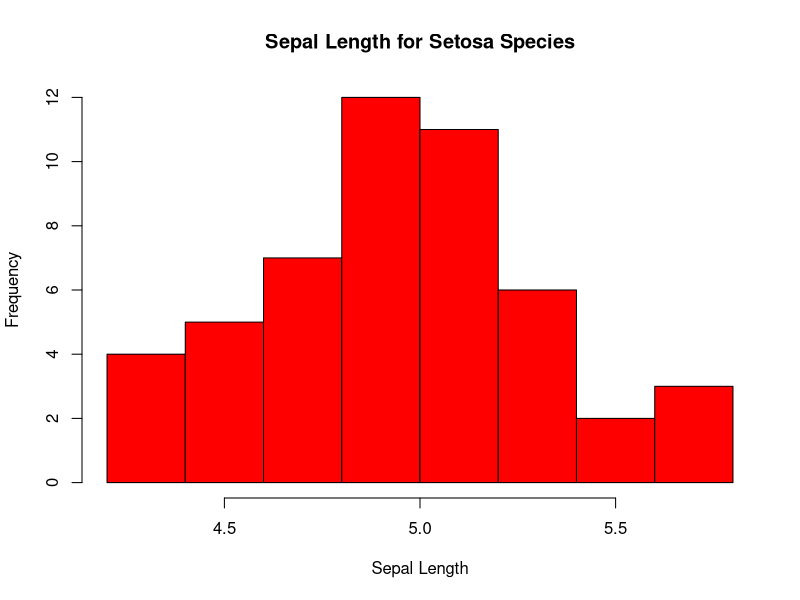
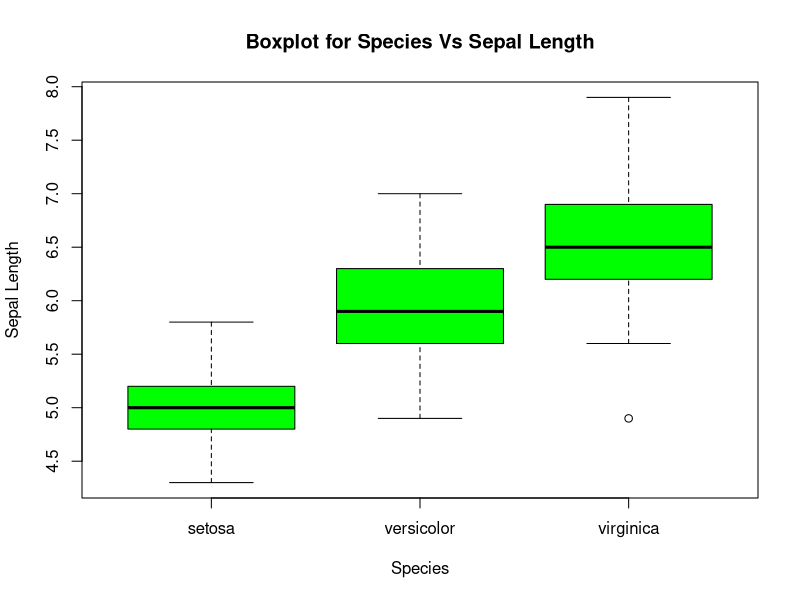
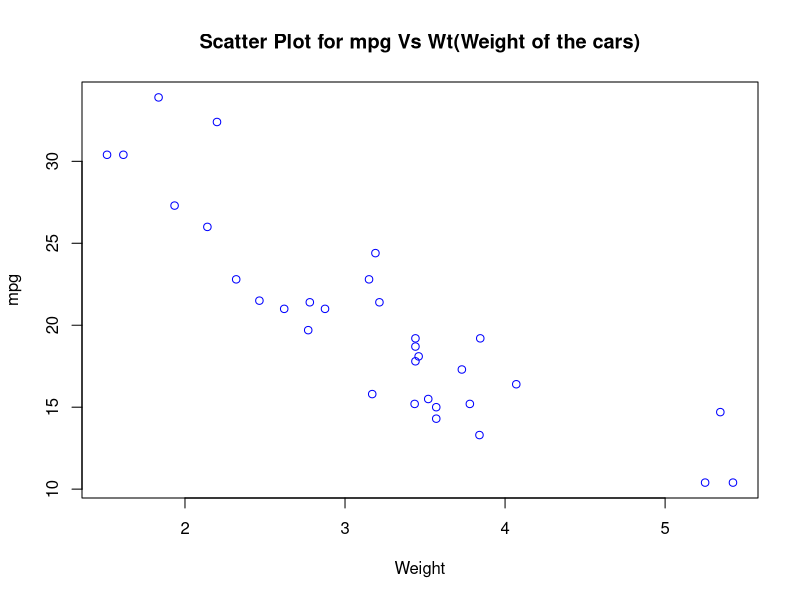
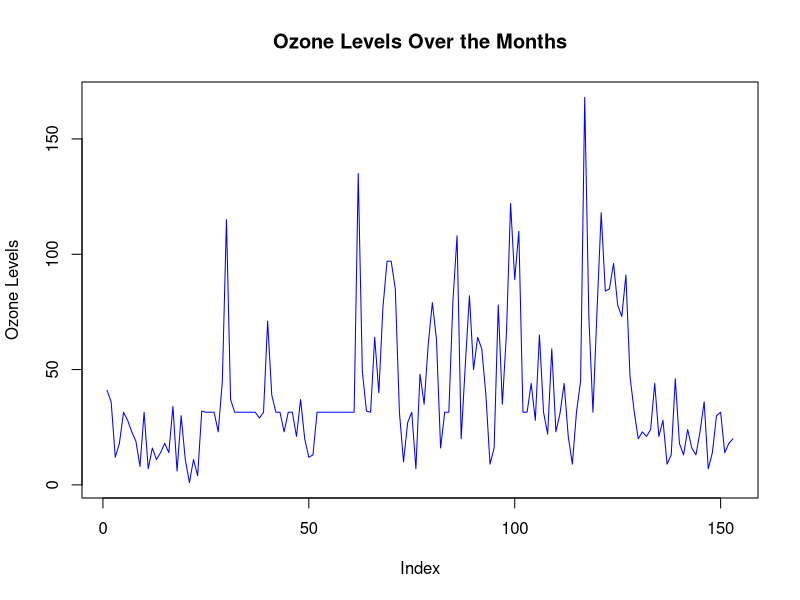
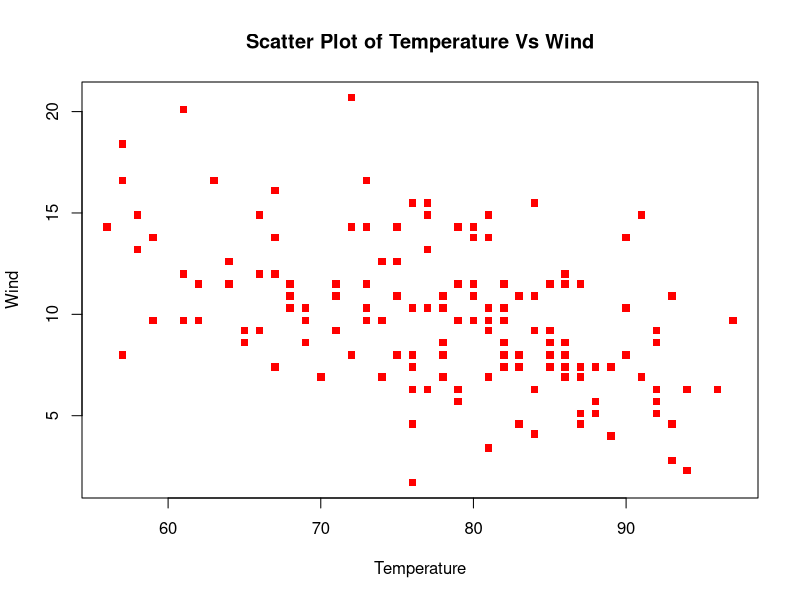

These charts were generated, in order, by the following R code:
#Task 1 Data Exploration and Summary:

data()
library(tidyr)
library(tidyverse)
# Load iris,mtcars,air quality
data("iris")
data("mtcars")
data("airquality")

View(iris)
View(mtcars)
View(airquality)


#display the first 6 rows of the data set

head(iris)
head(mtcars)
head(airquality)

#Summary

summary(iris)
summary(mtcars)
summary(airquality)

#Structure

str(iris)
str(mtcars)
str(airquality)

#Task 2: Data Manipulation

#iris data set where species is setosa

iris %>% 
  filter(Species == "setosa")

#New Column

iris_new <- iris %>% 
  mutate(new.sepal = Sepal.Length/Sepal.Width)
iris_new

#Mtcars mean miles per gallon for cars with 4,6,8 cylinders
library(dplyr)

mtcars %>%
  group_by(cyl) %>%
  summarise(mean_mpg = mean(mpg))

#New column called hp_per_cyl

mtcars_new <- mtcars %>% 
  mutate(hp_per_cyl = hp/cyl)
mtcars_new

#Air quality Data set
head(airquality,n=3)

#fill missing values with the median value 
median_ozone <- median(airquality$Ozone ,na.rm = TRUE)
print(median_ozone)

airquality$Ozone <- ifelse(is.na(airquality$Ozone),median_ozone,airquality$Ozone)

airquality

airquality_new <- airquality %>% 
  mutate(Temp_Fahrenheit = Temp*(9/5) + 32)

airquality_new

#Task 3 Basic Data Analytics

#iris data set
setosa_iris <- iris %>% 
  filter(Species == "setosa")
hist(setosa_iris$Sepal.Length,
     main = "Sepal Length for Setosa Species"
     ,xlab = "Sepal Length",
     col = "red")
boxplot(Sepal.Length ~ Species,data = iris,xlabe = "Species",
        ylab = "Sepal Length",
        main = "Boxplot for Species Vs Sepal Length",
        col = "green")

#mtcars dataset

plot(mtcars$wt,mtcars$mpg,main = "Scatter Plot for mpg Vs Wt(Weight of the cars)",
     xlab = "Weight",
     ylab = "mpg",
     col = "blue")
#correlation matrix 
cor(mtcars)

#Air quality Data set


airquality$Month <- factor(airquality$Month, labels = c("May", "June", "July", "August", "September"))

plot(airquality$Ozone, 
     type="l", 
     col="blue", 
     xlab="Index", 
     ylab="Ozone Levels", 
     main="Ozone Levels Over the Months")


plot(airquality$Temp,airquality$Wind,main = "Scatter Plot of Temperature Vs Wind",
     xlab = "Temperature",
     ylab ="Wind",
     col = "red",pch = 15)

#Task 4: Data Aggregation

#iris Data set

mean_iris <- iris %>% 
  group_by(Species) %>% 
  summarise(mean1 = mean(Sepal.Length),
            mean2 = mean(Petal.Length))
mean_iris

#mtcars data set

median_mtcars <- mtcars %>% 
  group_by(cyl) %>% 
  summarise(median = median(cyl))
median_mtcars

#Air quality data set
airquality_average <- airquality %>% 
  group_by(Month) %>% 
  summarise(mean = mean(Ozone, na.rm = TRUE))
airquality_average
